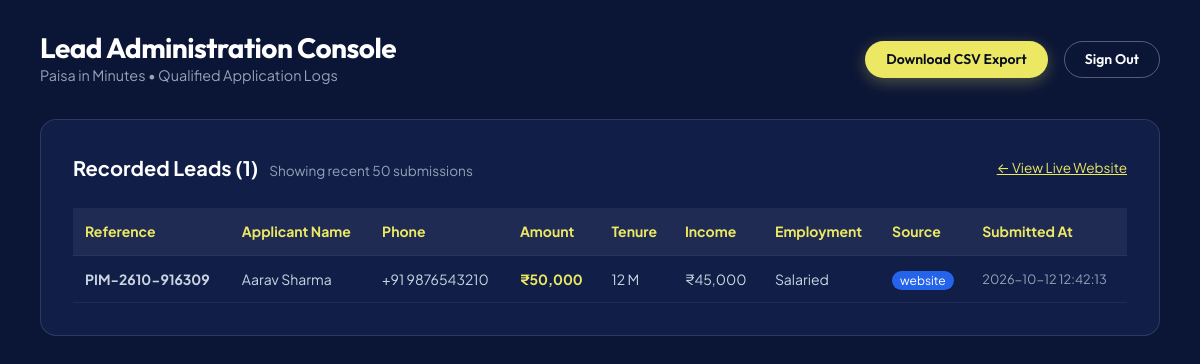
/admin/leads.php (signed in), run on the app's committed database.
### tables this page shows
CREATE TABLE leads (
            id INTEGER PRIMARY KEY AUTOINCREMENT,
            lead_reference VARCHAR(32) UNIQUE NOT NULL,
            full_name VARCHAR(120) NOT NULL,
            mobile_number VARCHAR(15) NOT NULL,
            email VARCHAR(150),
            employment_type VARCHAR(40) NOT NULL,
            monthly_income INTEGER NOT NULL,
            loan_amount INTEGER NOT NULL,
            tenure_months INTEGER NOT NULL,
            loan_purpose VARCHAR(80),
            city VARCHAR(80),
            pincode VARCHAR(10),
            pan_masked VARCHAR(20),
            partner_preferred VARCHAR(60),
            consent_received INTEGER DEFAULT 1,
            status VARCHAR(30) DEFAULT 'qualified',
            ip_address VARCHAR(50),
            user_agent TEXT,
            utm_source VARCHAR(100),
            utm_medium VARCHAR(100),
            utm_campaign VARCHAR(100),
            utm_content VARCHAR(100),
            utm_term VARCHAR(100),
            gclid VARCHAR(150),
            fbclid VARCHAR(150),
            landing_page VARCHAR(255),
            first_touch_source VARCHAR(100),
            crm_synced INTEGER DEFAULT 0,
            crm_sync_response TEXT,
            created_at DATETIME DEFAULT CURRENT_TIMESTAMP,
            updated_at DATETIME DEFAULT CURRENT_TIMESTAMP
        );

### config/app.php (called while the page is built, shortened)
<?php
function env(string $key, mixed $default = null): mixed {
    $val = getenv($key);
    return match (strtolower($val)) {
        'true' => true,
        'false' => false,
        'null' => null,
        default => $val,
    };
}

### admin/leads.php (the view, shortened to what this page needs)
<?php
$config = require __DIR__ . '/../config/app.php';
$isAuthenticated = !empty($_SESSION['admin_logged_in']);
$authError = '';
$pdo = getDatabaseConnection();
$leads = [];
$totalLeads = 0;
if ($isAuthenticated) {
    $countStmt = $pdo->query("SELECT COUNT(*) FROM leads");
    $totalLeads = (int) $countStmt->fetchColumn();
    $leadsStmt = $pdo->query("SELECT * FROM leads ORDER BY id DESC LIMIT 50");
    $leads = $leadsStmt->fetchAll();
}
?>
<!DOCTYPE html>
<html lang="en">
<head>
  <link rel="stylesheet" href="../assets/css/design-system.css">
  <link rel="stylesheet" href="../assets/css/components.css">
</head>
<body>
  <div class="container">
    <div style="display:flex; justify-content:space-between; align-items:center; margin-bottom: 2rem;">
      <div>
        <h1 style="color:#fff; font-size:1.75rem;">Lead Administration Console</h1>
        <p style="color:#94a3b8; font-size:0.9rem;"><?= htmlspecialchars($config['app']['name']) ?> &bull; Qualified Application Logs</p>
      </div>
      <?php if ($isAuthenticated): ?>
        <div style="display:flex; gap:1rem; align-items:center;">
          <a href="leads.php?export=csv" class="btn btn-yellow btn-sm">Download CSV Export</a>
          <a href="leads.php?action=logout" class="btn btn-outline-white btn-sm">Sign Out</a>
        </div>
      <?php endif; ?>
    </div>
    <?php if (!$isAuthenticated): ?>
      <div style="max-width: 440px; margin: 4rem auto;" class="admin-card">
        <h2 style="color:#ece863; font-size: 1.35rem; margin-bottom: 0.5rem;">Admin Authentication</h2>
        <p style="color:#94a3b8; font-size: 0.85rem; margin-bottom: 1.5rem;">Enter administrative passcode to view customer application records.</p>
        <?php if ($authError): ?>
          <div style="background:#ef4444; color:#fff; padding:10px; border-radius:8px; margin-bottom:1rem; font-size:0.85rem;">
            <?= htmlspecialchars($authError) ?>
          </div>
        <?php endif; ?>
        <form method="POST">
          <input type="hidden" name="action" value="login">
          <div class="form-group">
            <label class="form-label" style="color:#cbd5e1;">Passcode</label>
            <input type="password" name="passcode" class="form-control" style="background:#070d1f; color:#fff; border-color:rgba(255,255,255,0.2);" placeholder="Enter access passcode" required autofocus>
          </div>
          <button type="submit" class="btn btn-primary btn-block">Unlock Dashboard</button>
        </form>
      </div>
    <?php else: ?>
      <div class="admin-card">
        <div style="display:flex; justify-content:space-between; align-items:center;">
          <div>
            <span style="font-size:1.25rem; font-weight:700;">Recorded Leads (<?= $totalLeads ?>)</span>
            <span style="color:#94a3b8; font-size:0.85rem; margin-left:8px;">Showing recent 50 submissions</span>
          </div>
          <a href="../index.php" target="_blank" style="color:#ece863; font-size:0.85rem; text-decoration:underline;">&larr; View Live Website</a>
        </div>
        <div style="overflow-x: auto;">
          <table>
            <thead>
              <tr>
                <th>Reference</th>
                <th>Applicant Name</th>
                <th>Phone</th>
                <th>Amount</th>
                <th>Tenure</th>
                <th>Income</th>
                <th>Employment</th>
                <th>Source</th>
                <th>Submitted At</th>
              </tr>
            </thead>
            <tbody>
              <?php if (empty($leads)): ?>
                <tr>
                  <td colspan="9" style="text-align:center; padding: 2.5rem; color:#64748b;">No leads recorded yet. Complete an application flow to test!</td>
                </tr>
              <?php else: ?>
                <?php foreach ($leads as $l): ?>
                  <tr>
                    <td><strong><?= htmlspecialchars($l['lead_reference']) ?></strong></td>
                    <td><?= htmlspecialchars($l['full_name']) ?></td>
                    <td>+91 <?= htmlspecialchars($l['mobile_number']) ?></td>
                    <td style="color:#ece863; font-weight:700;">₹<?= number_format((int)$l['loan_amount']) ?></td>
                    <td><?= (int)$l['tenure_months'] ?> M</td>
                    <td>₹<?= number_format((int)$l['monthly_income']) ?></td>
                    <td><?= htmlspecialchars($l['employment_type']) ?></td>
                    <td><span class="badge-src"><?= htmlspecialchars($l['utm_source'] ?: 'website') ?></span></td>
                    <td style="font-size:0.8rem; color:#94a3b8;"><?= htmlspecialchars($l['created_at']) ?></td>
                  </tr>
                <?php endforeach; ?>
              <?php endif; ?>
            </tbody>
          </table>
        </div>
      </div>
    <?php endif; ?>
  </div>
</body>
</html>

### assets/css/design-system.css (style rules this page uses)
:root { --color-navy-950: #070d1f; --color-navy-900: #0b1536; --color-navy-800: #122153; --color-navy-700: #1c327a; --color-royal-600: #2563eb; --color-royal-500: #3b82f6; --color-royal-400: #60a5fa; --color-royal-100: #dbeafe; --color-royal-50: #eff6ff; --color-accent-yellow: #ece863; --color-accent-yellow-light: #fef9c3; --color-accent-yellow-dark: #d5d038; --color-accent-salmon: #f4bea9; --color-accent-salmon-dark: #e07a5f; --color-accent-emerald: #10b981; --color-accent-emerald-light: #ecfdf5; --bg-primary: #f8fafc; --bg-surface: #ffffff; --bg-surface-subtle: #f1f5f9; --bg-card: #ffffff; --bg-navy: var(--color-navy-900); --bg-navy-card: #111e47; --text-primary: #0f172a; --text-secondary: #475569; --text-muted: #64748b; --text-light: #94a3b8; --text-white: #ffffff; --text-on-navy: #f8fafc; --border-subtle: #e2e8f0; --border-medium: #cbd5e1; --border-navy: rgba(255, 255, 255, 0.12); --border-focus: var(--color-royal-600); --font-heading: 'Outfit', -apple-system, BlinkMacSystemFont, 'Segoe UI', Roboto, sans-serif; --font-body: 'Plus Jakarta Sans', -apple-system, BlinkMacSystemFont, 'Segoe UI', Roboto, sans-serif; --radius-xs: 6px; --radius-sm: 10px; --radius-md: 16px; --radius-lg: 24px; --radius-xl: 32px; --radius-pill: 9999px; --shadow-xs: 0 1px 2px rgba(11, 21, 54, 0.05); --shadow-sm: 0 4px 6px -1px rgba(11, 21, 54, 0.05), 0 2px 4px -2px rgba(11, 21, 54, 0.05); --shadow-md: 0 12px 24px -4px rgba(11, 21, 54, 0.08), 0 4px 6px -2px rgba(11, 21, 54, 0.03); --shadow-lg: 0 24px 48px -12px rgba(11, 21, 54, 0.12), 0 8px 16px -4px rgba(11, 21, 54, 0.04); --shadow-glow: 0 0 25px rgba(37, 99, 235, 0.25); --shadow-yellow-glow: 0 0 25px rgba(236, 232, 99, 0.35); --transition-fast: 150ms cubic-bezier(0.4, 0, 0.2, 1); --transition-normal: 250ms cubic-bezier(0.4, 0, 0.2, 1); --transition-smooth: 400ms cubic-bezier(0.16, 1, 0.3, 1); }
*, *::before, *::after { box-sizing: border-box; margin: 0; padding: 0; }
html { font-size: 16px; scroll-behavior: smooth; -webkit-font-smoothing: antialiased; -moz-osx-font-smoothing: grayscale; }
body { font-family: var(--font-body); font-size: 1rem; line-height: 1.6; color: var(--text-primary); background-color: var(--bg-primary); overflow-x: hidden; min-height: 100vh; display: flex; flex-direction: column; }
a { color: inherit; text-decoration: none; transition: color var(--transition-fast); }
.container { width: 100%; max-width: 1240px; margin-left: auto; margin-right: auto; padding-left: 1.5rem; padding-right: 1.5rem; }
h1, h2, h3, h4, h5, h6 { font-family: var(--font-heading); font-weight: 700; line-height: 1.15; color: var(--text-primary); letter-spacing: -0.02em; }

### assets/css/components.css (style rules this page uses)
.btn { display: inline-flex; align-items: center; justify-content: center; gap: 0.625rem; padding: 0.85rem 1.75rem; border-radius: var(--radius-pill); font-family: var(--font-heading); font-size: 1rem; font-weight: 600; line-height: 1.25; cursor: pointer; border: 1.5px solid transparent; text-decoration: none; transition: transform var(--transition-normal), box-shadow var(--transition-normal), background-color var(--transition-normal), color var(--transition-normal); user-select: none; position: relative; overflow: hidden; white-space: nowrap; }
.btn-yellow { background-color: var(--color-accent-yellow); color: var(--color-navy-950); box-shadow: 0 4px 16px rgba(236, 232, 99, 0.3); }
.btn-outline-white { background-color: transparent; color: var(--text-white); border-color: rgba(255, 255, 255, 0.3); }
.btn-sm { padding: 0.55rem 1.25rem; font-size: 0.875rem; }

### admin/leads.php (style rules this page uses)
body { background: #0b1536; color: #fff; min-height: 100vh; padding: 2rem 1rem; }
.admin-card { background: #111e47; border: 1px solid rgba(255,255,255,0.12); border-radius: 16px; padding: 2rem; }
table { width: 100%; border-collapse: collapse; margin-top: 1.5rem; font-size: 0.875rem; }
th { background: rgba(255,255,255,0.06); text-align: left; padding: 12px; color: #ece863; font-weight: 700; border-bottom: 1px solid rgba(255,255,255,0.1); }
td { padding: 12px; border-bottom: 1px solid rgba(255,255,255,0.06); color: #cbd5e1; }
.badge-src { background: #2563eb; color: #fff; padding: 2px 8px; border-radius: 9999px; font-size: 0.75rem; }

### data on the page
leads: lead_reference "PIM-2610-916309", full_name "Aarav Sharma", mobile_number "9876543210", loan_amount "50,000", tenure_months "12", monthly_income "45,000", employment_type "Salaried", utm_source "website", created_at "2026-10-12 12:42:13"

### other printed values
$config['app']['name'] "Paisa in Minutes"
$totalLeads "1"
